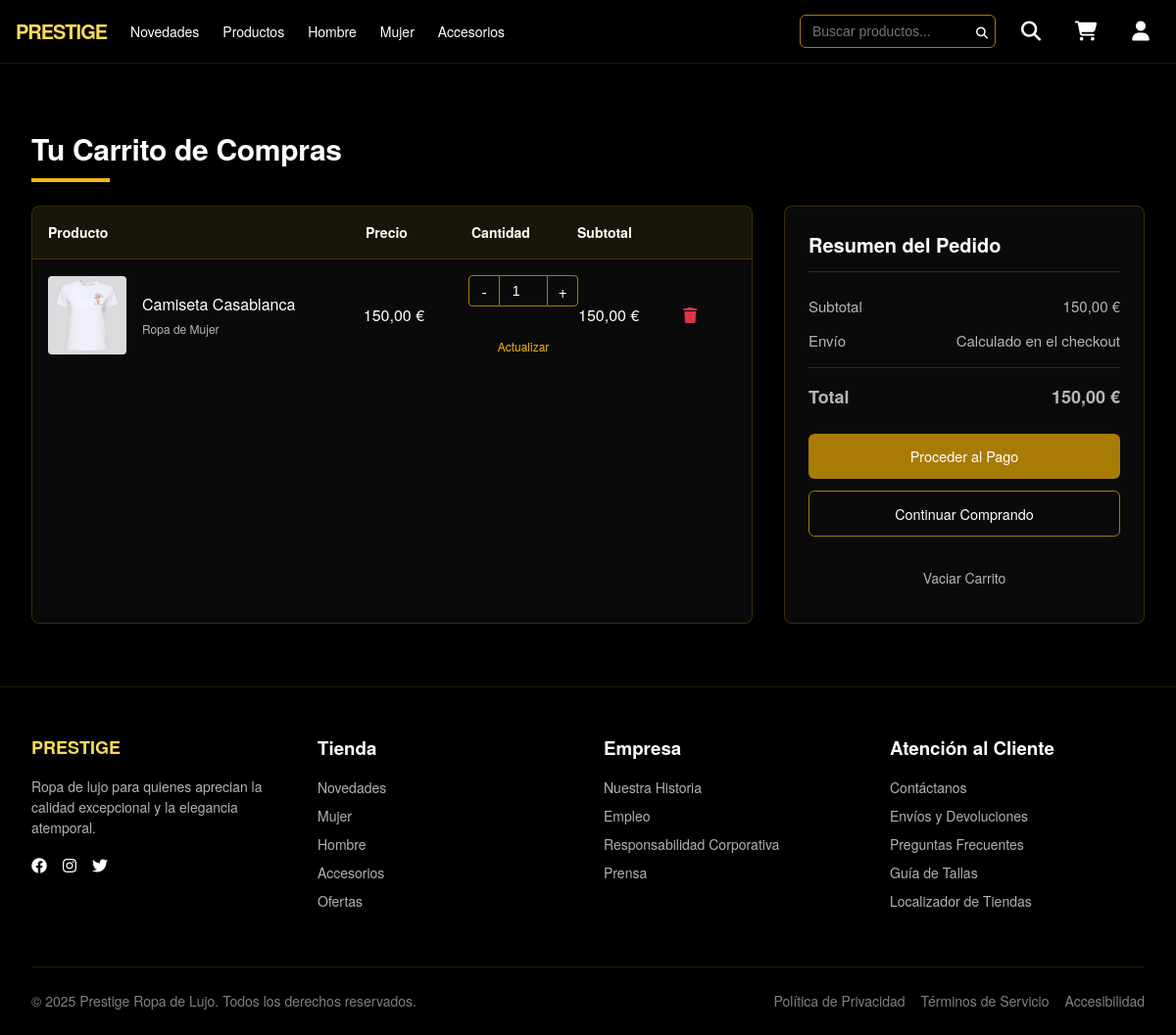
/store/cart/ (signed in), run on an earlier commit of the app's database.
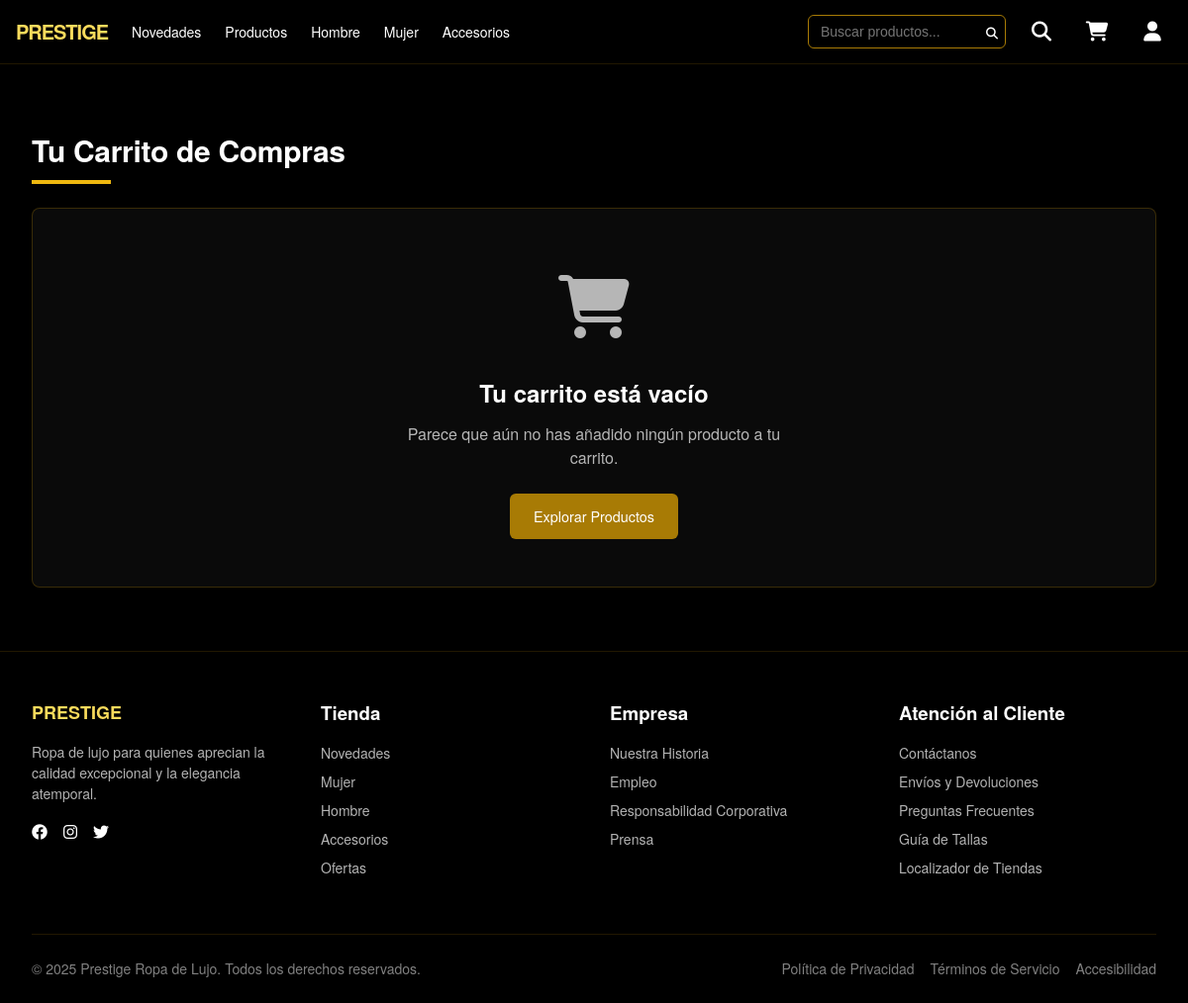
And on a later commit of the database.
### store/models.py (models this page shows, shortened)
class CartItem(models.Model):
    cart = models.ForeignKey(ShoppingCart, on_delete=models.CASCADE, related_name='items')
    product = models.ForeignKey(Product, on_delete=models.CASCADE)
    quantity = models.PositiveIntegerField(default=1)
    class Meta:
        unique_together = ('cart', 'product')

class Product(models.Model):
    product_id = models.PositiveIntegerField(unique=True, editable=False)
    name = models.CharField(max_length=200)
    price = models.DecimalField(max_digits=10, decimal_places=2)
    description = models.TextField()
    category = models.CharField(max_length=100)
    stock = models.PositiveIntegerField(default=0)
    image = models.ImageField(upload_to='products/', null=True, blank=True)

### store/views.py (the view)
# urls.py: path('cart/', views.CartView.as_view(), name='cart'),
class CartView(LoginRequiredMixin, TemplateView):
    template_name = 'cart/cart.html'
    def get_context_data(self, **kwargs):
        context = super().get_context_data(**kwargs)
        cart, created = ShoppingCart.objects.get_or_create(user=self.request.user)
        cart_items = CartItem.objects.filter(cart=cart).select_related('product')
        total = sum(item.product.price * item.quantity for item in cart_items)
        context['cart'] = cart
        context['cart_items'] = cart_items
        context['total'] = total
        return context

### store/context_processors.py (called while the page is built)
def weather_info(request):
    city = request.session.get('weather_city', 'Medellin')
    weather = get_weather(city)
    return {'weather': weather}

### store/templatetags/custom_filters.py (called while the page is built)
@register.filter
def mul(value, arg):
    try:
        return float(value) * float(arg)
    except (ValueError, TypeError):
        return 0

### store/weather.py (called while the page is built)
def get_weather(city="Medellin"):
    api_key = settings.WEATHER_API_KEY
    url = f"https://api.openweathermap.org/data/2.5/weather?q={city}&appid={api_key}&units=metric&lang=es"
    try:
        response = requests.get(url)
        response.raise_for_status()
        data = response.json()
        weather_info = {
            'city': data['name'],
            'country': data['sys']['country'],
            'temperature': round(data['main']['temp']),
            'description': data['weather'][0]['description'],
            'icon': data['weather'][0]['icon'],
            'icon_url': f"http://openweathermap.org/img/wn/{data['weather'][0]['icon']}@2x.png"
        }
        return weather_info
    except Exception as e:
        print(f"Error al obtener el clima: {e}")
        return None

### store/templates/cart/cart.html (shortened to what the changed rows need)
{% extends 'pages/base.html' %}
{% load static %}
{% load custom_filters %}
{% block content %}
<section class="cart-section">
    <div class="container">
        <h1 class="section-title">Tu Carrito de Compras</h1>
        {% if cart_items %}
        <div class="cart-container">
            <div class="cart-items">
                <div class="cart-header">
                    <div class="cart-header-item product-col">Producto</div>
                    <div class="cart-header-item price-col">Precio</div>
                    <div class="cart-header-item quantity-col">Cantidad</div>
                    <div class="cart-header-item subtotal-col">Subtotal</div>
                    <div class="cart-header-item actions-col"></div>
                </div>
                {% for item in cart_items %}
                <div class="cart-item">
                    <div class="product-col">
                        <div class="cart-product">
                            <div class="cart-product-image">
                                <img src="{% if item.product.image %}{{ item.product.image.url }}{% else %}{% static 'img/producto-default.jpg' %}{% endif %}" alt="{{ item.product.name }}">
                            </div>
                            <div class="cart-product-info">
                                <h3 class="cart-product-name">{{ item.product.name }}</h3>
                                <div class="cart-product-category">{{ item.product.category }}</div>
                            </div>
                        </div>
                    </div>
                    <div class="price-col">{{ item.product.price }} €</div>
                    <div class="quantity-col">
                        <form method="post" action="{% url 'cart_update' %}" class="cart-quantity-form">
                            <div class="quantity-control">
                                <button type="button" class="quantity-btn minus" data-action="decrease">-</button>
                                <input type="number" name="quantity" value="{{ item.quantity }}" min="1" max="{{ item.product.stock }}" class="quantity-field">
                                <button type="button" class="quantity-btn plus" data-action="increase">+</button>
                            </div>
                            <button type="submit" class="update-btn">Actualizar</button>
                        </form>
                    </div>
                    <div class="subtotal-col">{{ item.product.price|mul:item.quantity|floatformat:2 }} €</div>
                    <div class="actions-col">
                        <form method="post" action="{% url 'cart_remove' %}">
                            <button type="submit" class="remove-btn">
                                <i class="fas fa-trash"></i>
                            </button>
                        </form>
                    </div>
                </div>
                {% endfor %}
            </div>
            <div class="cart-summary">
                <h2 class="summary-title">Resumen del Pedido</h2>
                <div class="summary-row">
                    <span>Subtotal</span>
                    <span>{{ total }} €</span>
                </div>
                <div class="summary-row">
                    <span>Envío</span>
                    <span>Calculado en el checkout</span>
                </div>
                <div class="summary-row total-row">
                    <span>Total</span>
                    <span>{{ total }} €</span>
                </div>
                <div class="summary-actions">
                    <a href="{% url 'checkout' %}" class="btn btn-primary btn-block">Proceder al Pago</a>
                    <a href="{% url 'products' %}" class="btn btn-outline btn-block">Continuar Comprando</a>
                    <div class="summary-actions-separator">
                        <form method="post" action="{% url 'cart_clear' %}">
                            <button type="submit" class="btn btn-text">Vaciar Carrito</button>
                        </form>
                    </div>
                </div>
            </div>
        </div>
        {% else %}
        <div class="empty-cart">
            <div class="empty-cart-icon">
                <i class="fas fa-shopping-cart"></i>
            </div>
            <h2>Tu carrito está vacío</h2>
            <p>Parece que aún no has añadido ningún producto a tu carrito.</p>
            <a href="{% url 'products' %}" class="btn btn-primary">Explorar Productos</a>
        </div>
        {% endif %}
    </div>
</section>
{% endblock %}

What changed in the data, as far as the page shows it:
removed CartItem: product.image (picture), product.name "Camiseta Casablanca", product.category "Ropa de Mujer", product.price "150,00", quantity "1", product.price|mul "150,00"
Also different on the page:
{{ total }}: "150,00" → (not shown)
text no longer shown: "Producto Precio Cantidad Subtotal Resumen del Pedido Subtotal € Envío Calculado en el checkout Total € Proceder al Pago Continuar Comprando Vaciar Carrito"
text now shown: "Tu carrito está vacío Parece que aún no has añadido ningún producto a tu carrito. Explorar Productos"
